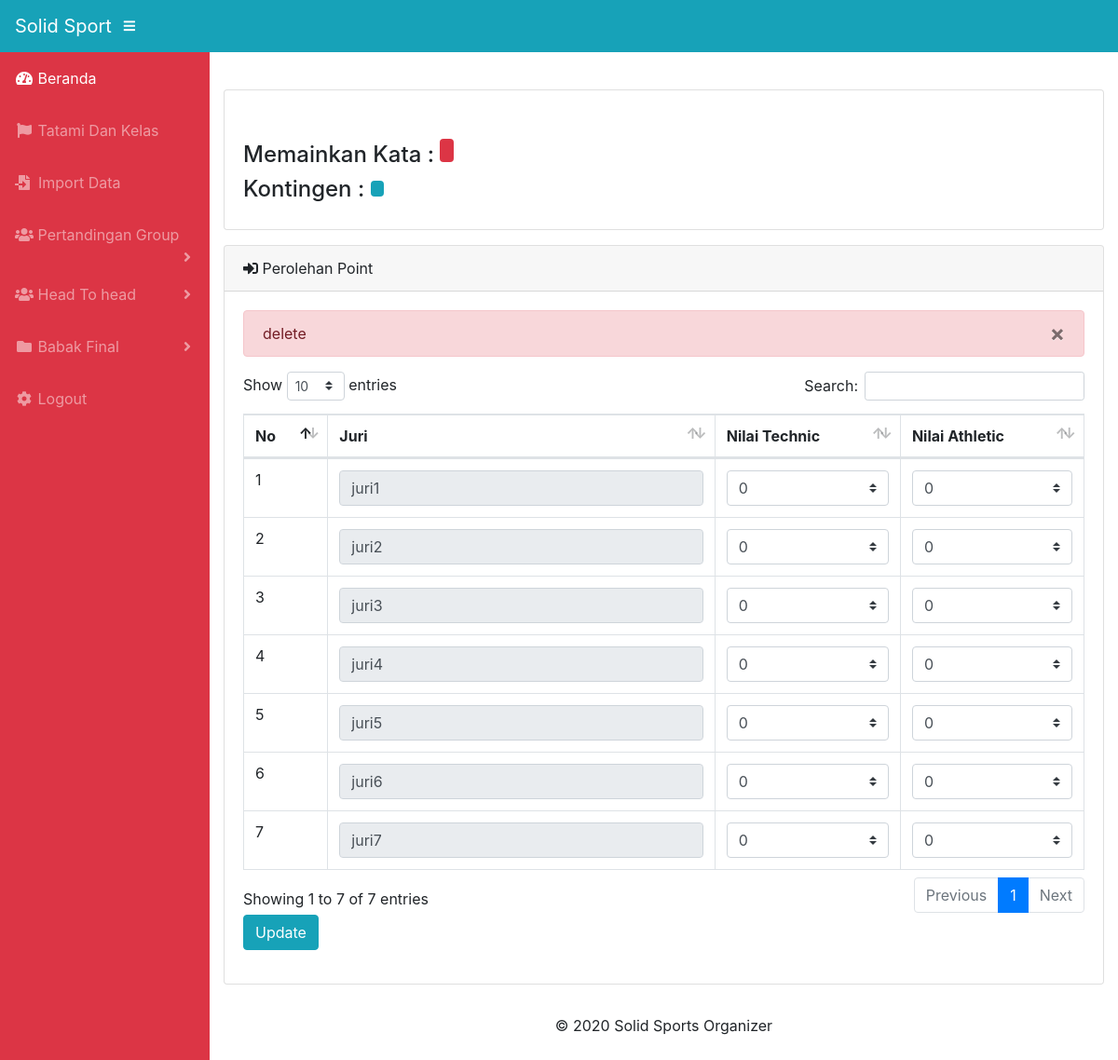
/admin/tampil_data_point.php (signed in), run on the app's committed database.
### tables this page shows
CREATE TABLE `point` (
  `id_point` int(11) NOT NULL,
  `nama_atlet` varchar(255) NOT NULL,
  `nilai_athletic` double NOT NULL,
  `nilai_technic` double NOT NULL,
  `penilai` varchar(20) NOT NULL,
  `kata_dimainkan` varchar(255) NOT NULL,
  `kontingen` varchar(255) NOT NULL,
  `atribut` varchar(10) NOT NULL,
  `id_atlet` int(11) NOT NULL,
  `dinilai` int(1) NOT NULL,
  `pertandingan_ke` double NOT NULL,
  `grup` varchar(2) NOT NULL,
  `id_jenis` int(11) NOT NULL
);

### admin/tampil_data_point.php (called while the page is built, shortened)
<?php
include '../assets/_partials/head.php';
?>
<?php
include_once '../config/head.php';
include_once 'table_data_rekap.php';
include_once '../config/footer.php';

### admin/table_data_rekap.php (the view, shortened to what this page needs)
<?php
include_once '../config/database.php';
$data_point = mysqli_query($mysqli, 'SELECT * FROM `point`');
$start = 0;
?>
<br>
<div class="container-fluid">
    <div class="card mb-3">
        <div class="card-body">
            <br>
            <h4>Memainkan Kata : <span class="badge badge-danger">
                </span></p>
            </h4>
            <h4>Kontingen : <span id="kontingen" class="badge badge-info">
                </span></h2>
            </h4>
        </div>
    </div>
    <div class="card mb-3">
        <div class="card-header">
            <i class="fas fa-sign-in-alt"></i>
            Perolehan Point</div>
        <div class="card-body">
            <form action="proses_edit_data_point_grup_edit.php" name="data_pertandingan" method="post">
                <div class="table-responsive">
                    <table class="table table-bordered" id="dataTable" width="100%" cellspacing="0">
                        <thead>
                            <tr>
                                <th>No</th>
                                <th>Juri</th>
                                <th>Nilai Technic</th>
                                <th>Nilai Athletic</th>
                            </tr>
                        </thead>
                        <tbody>
                            <?php
                            if (isset($_COOKIE['message'])) {
                                echo '<div class="alert alert-danger alert-dismissable fade show" role="alert">' . $_COOKIE['message'] . '
                                    <button type="button" class="close" data-dismiss="alert" aria-label="Close"><span aria-hidden="true">&times;</span></button>
                                    </div>';
                            }
                            ?>
                            <?php
                            while ($result = mysqli_fetch_array($data_point)) { ?>
                                <tr>
                                    <td> <?= ++$start  ?></td>
                                    <td> <input class="form-control" type="text" name="penilai[]" value="<?= $result['penilai'] ?>" readonly></td>
                                    <td>
                                        <select class="browser-default custom-select" name="nilai_technic[]">
                                            <?php
                                            echo '<option value=' . $result['nilai_technic'] . '>' . $result['nilai_technic'] . '</option>';
                                            ?>
                                        </select>
                                    </td>
                                    <td>
                                        <select class="browser-default custom-select" name="nilai_athletic[]">
                                            <?php
                                            echo '<option value=' . $result['nilai_athletic'] . '>' . $result['nilai_athletic'] . '</option>';
                                            ?>
                                        </select>
                                    </td>
                                </tr>
                            <?php
                            }
                            ?>
                        </tbody>
                    </table>
                    <input name="update" class="btn btn-info" type="submit" value="Update">
                </div>
            </form>
        </div>
    </div>

### assets/_partials/head.php (shortened to what this page needs)
<head>
  <link href="assets/vendor/fontawesome-free/css/all.min.css" rel="stylesheet" type="text/css">
  <link href="assets/vendor/magnific-popup/magnific-popup.css" rel="stylesheet">
  <link href="assets/css/creative.min.css" rel="stylesheet">
  <link href="assets/vendor/fontawesome-free/css/all.min.css" rel="stylesheet" type="text/css">
  <link href="assets/vendor/datatables/dataTables.bootstrap4.css" rel="stylesheet">
  <link href="assets/css/sb-admin.css" rel="stylesheet">
</head>

### admin/assets/_partials/head.php (shortened to what this page needs)
<head>
  <link href="assets/vendor/fontawesome-free/css/all.min.css" rel="stylesheet" type="text/css">
  <link href="vendor/magnific-popup/magnific-popup.css" rel="stylesheet">
  <link href="assets/css/creative.min.css" rel="stylesheet">
  <link rel="stylesheet" href="assets/fontawesome-free/css/all.min.css">
  <link rel="stylesheet" href="assets/datatables/dataTables.bootstrap4.css">
  <link rel="stylesheet" href="assets/css/sb-admin.css">
</head>

### admin/assets/_partials/navbar.php
<nav class="navbar navbar-expand navbar-dark bg-info static-top">
  <a class="navbar-brand mr-1" href="administrator.php">Solid Sport</a>
  <button class="btn btn-link btn-sm text-white order-1 order-sm-0" id="sidebarToggle" href="#">
    <i class="fas fa-bars"></i>
  </button>
</nav>

### config/head.php (shortened to what this page needs)
<?php
include 'assets/_partials/head.php';
include 'assets/_partials/footer.php';
include 'assets/_partials/navbar.php';
?>
<div id="wrapper">
    <?php
    include 'assets/_partials/sidebar.php';
    ?>
    <div id="content-wrapper">

### admin/assets/_partials/sidebar.php (shortened to what this page needs)
<ul class="sidebar navbar-nav bg-danger">
  <li class="nav-item active">
    <a class="nav-link" href="administrator.php">
      <i class="fas fa-fw fa-tachometer-alt"></i>
      <span>Beranda</span>
    </a>
  <li class="nav-item">
    <a class="nav-link" href="tampil_data_config.php">
      <i class="fas fa-fw fa-flag"></i>
      <span>Tatami Dan Kelas</span></a>
  </li>
  </li>
  <li class="nav-item">
    <a class="nav-link" href="tampil_data_import.php">
     <i class="fas fa-file-import"></i>&nbsp;
      <span>Import Data</span></a>
  </li>
  <li class="nav-item dropdown">
    <a class="nav-link dropdown-toggle" href="#" id="pagesDropdown" role="button" data-toggle="dropdown" aria-haspopup="true" aria-expanded="false">
      <i class="fa fa-users" aria-hidden="true"></i>
      <span>Pertandingan Group</span>
    </a>
  <li class="nav-item dropdown">
    <a class="nav-link dropdown-toggle" href="#" id="pagesDropdown" role="button" data-toggle="dropdown" aria-haspopup="true" aria-expanded="false">
      <i class="fa fa-users" aria-hidden="true"></i>
      <span>Head To head</span>
    </a>
  <li class="nav-item dropdown">
    <a class="nav-link dropdown-toggle" href="#" id="pagesDropdown" role="button" data-toggle="dropdown" aria-haspopup="true" aria-expanded="false">
      <i class="fas fa-fw fa-folder"></i>
      <span>Babak Final</span>
    </a>
  </li>
  <li class="nav-item">
    <a class="nav-link" href="logout.php">
      <i class="fas fa-fw fa-cog"></i>
      <span>Logout</span></a>
  </li>
</ul>

### config/footer.php
<footer class="page-footer font-small blue">
    <div class="footer-copyright text-center py-3">© 2020 Solid Sports Organizer
    </div>
</footer>
</div>
</div>

### data on the page
point: penilai "juri1", nilai_technic "0", nilai_athletic "0"
point: penilai "juri2", nilai_technic "0", nilai_athletic "0"
point: penilai "juri3", nilai_technic "0", nilai_athletic "0"
point: penilai "juri4", nilai_technic "0", nilai_athletic "0"
point: penilai "juri5", nilai_technic "0", nilai_athletic "0"
point: penilai "juri6", nilai_technic "0", nilai_athletic "0"
point: penilai "juri7", nilai_technic "0", nilai_athletic "0"

### other printed values
$_COOKIE['message'] "delete"
